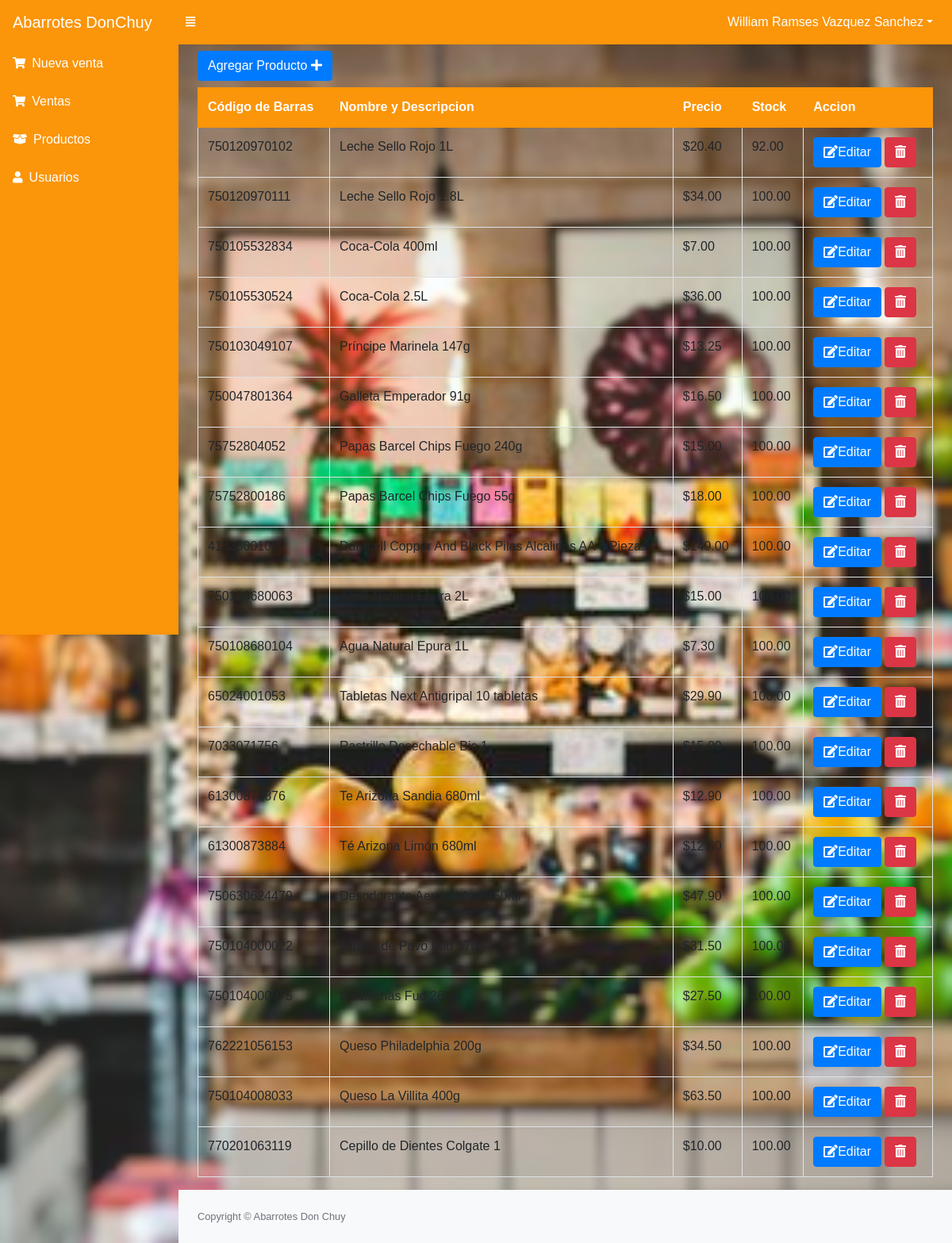
The app's page /src/productos.php (signed in), older data.
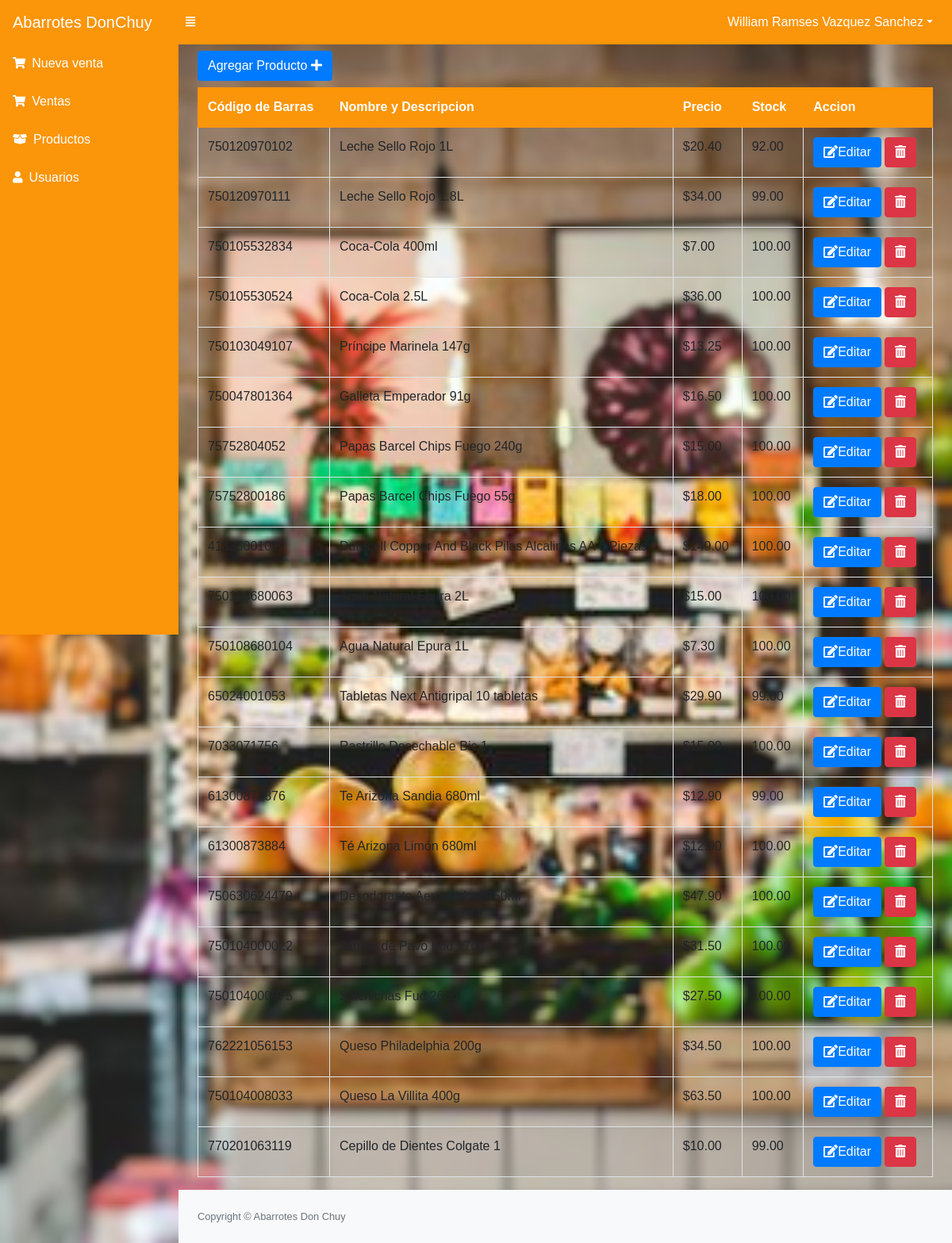
The same page, newer data.
### tables this page shows
CREATE TABLE `productos` (
  `id` bigint(20) UNSIGNED NOT NULL,
  `codigo` varchar(255) NOT NULL,
  `descripcion` varchar(255) NOT NULL,
  `precioVenta` decimal(5,2) NOT NULL,
  `precioCompra` decimal(5,2) NOT NULL,
  `existencia` decimal(5,2) NOT NULL DEFAULT 100.00
);

### src/productos.php (the view, shortened to what this page needs)
<?php
include_once "includes/header.php";
   ?>
<button class="btn btn-primary mb-2" type="button" data-toggle="modal" data-target="#nuevo_producto">Agregar Producto <i class="fas fa-plus"></i></button>
<div class="table-responsive">
    <table class="table table-striped table-bordered" id="tbl">
        <thead class="thead-dark">
            <tr>
                <th>Código de Barras</th>
                <th>Nombre y Descripcion</th>
                <th>Precio</th>
                <th>Stock</th>
                <th>Accion</th>
            </tr>
        </thead>
        <tbody>
            <?php
               include "../conexion.php";
               $query = mysqli_query($conexion, "SELECT * FROM productos");
               $result = mysqli_num_rows($query);
               if ($result > 0) {
                   while ($data = mysqli_fetch_assoc($query)) {
               ?>
                    <tr>
                        <td><?php echo $data['codigo']; ?></td>
                        <td><?php echo $data['descripcion']; ?></td>
                        <td>$<?php echo $data['precioVenta']; ?></td>
                        <td><?php echo $data['existencia']; ?></td>
                        <td><a href="editar_producto.php?id=<?php echo $data['id']; ?>" class="btn btn-primary"><i class="fas fa-edit"></i>Editar</a>
                           <form action="eliminar_producto.php?id=<?php echo $data['id']; ?>" method="post" class="confirmar d-inline">
                               <button class="btn btn-danger" type="submit"><i class='fas fa-trash-alt'></i> </button>
                               </form>
                        </td>
                    </tr>
            <?php }
               } ?>
        </tbody>
    </table>
</div>
<?php include_once "includes/footer.php"; ?>

Row changes from the older to the newer data that the page shows:
changed productos "Leche Sello Rojo 1.8L": existencia "100.00" → "99.00"
changed productos "Tabletas Next Antigripal 10 tabletas": existencia "100.00" → "99.00"
changed productos "Te Arizona Sandia 680ml": existencia "100.00" → "99.00"
changed productos "Cepillo de Dientes Colgate 1": existencia "100.00" → "99.00"
